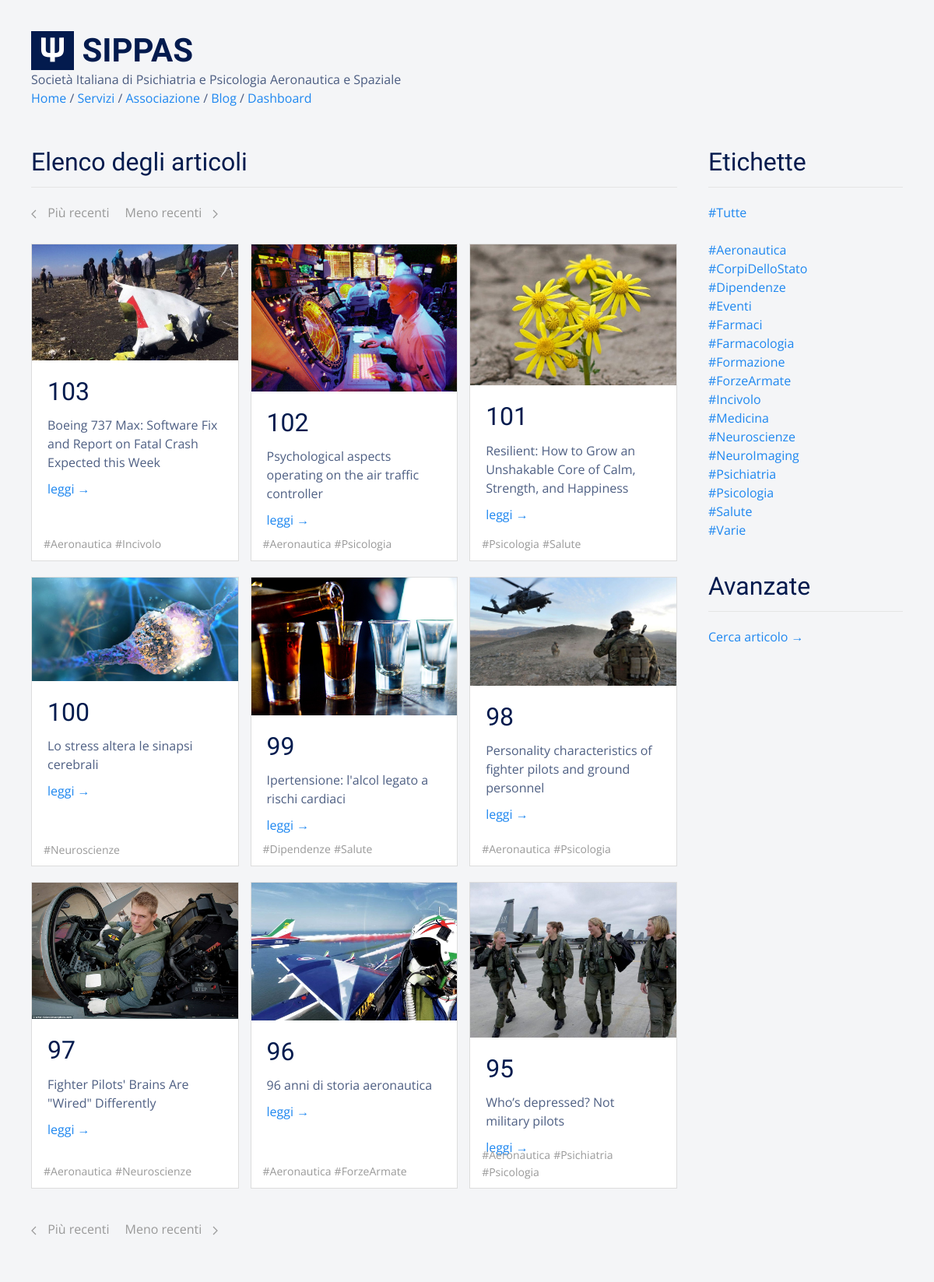
/blog/, run on an earlier commit of the app's database.
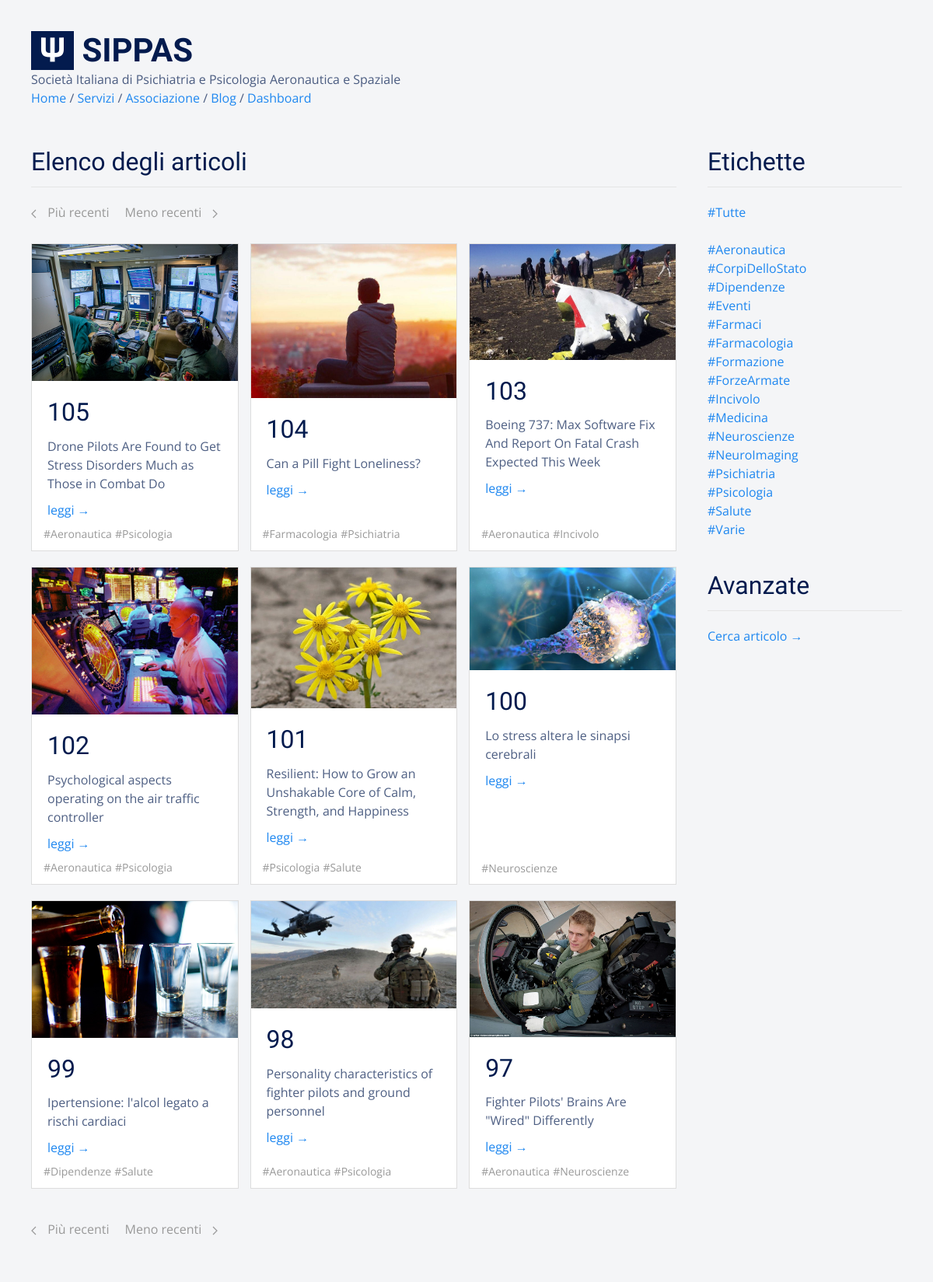
And on a later commit of the database.
### tables this page shows
CREATE TABLE "posts" (
  "id" integer NOT NULL,
  "title" text,
  "body" TEXT,
  "teaser" text,
  "tags" TEXT,
  "is_sticky" integer,
  "author" text,
  "created_at" TEXT,
  "updated_at" text,
  "published_at" TEXT,
  PRIMARY KEY ("id")
);

### flaskApp/blueprints/blog/routes.py (the view)
@bp_blog.route("/")
@cache.cached()
def posts():
  posts = query_db('SELECT * FROM posts ORDER BY id DESC LIMIT {}'.format(BLOG_PAGE_SIZE))
  return render_template(
    "blog/posts.html",
    posts=posts,
    tags=TAGS,
    pagination="blog/posts_pagination.html"
  )

### flaskApp/db/sqlite.py (called while the page is built)
def dict_factory(cursor, row):
  d = {}
  for idx, col in enumerate(cursor.description):
    d[col[0]] = row[idx]
  return d

def get_db():
  if "db" not in g:
    g.db = sqlite3.connect(
      db_path,
      detect_types=sqlite3.PARSE_DECLTYPES,
      isolation_level="DEFERRED"
    )
    g.db.cursor().execute("PRAGMA journal_mode=WAL")
    g.db.row_factory = dict_factory
  return g.db

def query_db(query, args=(), one=False):
  with closing(get_db().cursor().execute(query, args)) as cur:
    rv = cur.fetchall()
    return (rv[0] if rv else None) if one else rv

### flaskApp/blueprints/blog/templates/blog/posts.html
{% extends 'base.html' %}
{% block content %}
<div class="uk-section">
  <div class="uk-container">
    <div class="uk-grid">
      <div class="uk-width-3-4@s">
        <h2 class="uk-heading-divider">Elenco degli articoli</h2>
        {% if posts %}
        <div class="uk-margin">
          {% include pagination %}
        </div>
        {% include 'blog/posts_list.html' %}
        {% else %}
        <div class="uk-margin">
          Nessun articolo trovato.
        </div>
        {% endif %}
      </div>
      <div class="uk-width-expand">
        <div>
          <h2 class="uk-heading-divider">Etichette</h2>
          {% include 'blog/tags_list.html' %}
          <h2 class="uk-heading-divider uk-margin-medium-top">Avanzate</h2>
          <div class="uk-margin">
            <a href="{{ url_for('blog.posts_search') }}">Cerca articolo &rarr;</a>
          </div>
        </div>
      </div>
    </div>
    {% if posts %}
    <div class="uk-margin">
      {% include pagination %}
    </div>
    {% endif %}
  </div>
</div>
{% endblock %}

### flaskApp/blueprints/blog/templates/blog/posts_list.html
<div class="uk-grid uk-grid-match uk-grid-small">
  {% for p in posts %}
  <div class="uk-width-1-2@s uk-width-1-3@l uk-margin-bottom">
    <div class="uk-card uk-card-default uk-card-small uk-margin">
      {% if p.teaser %}
      <div class="uk-card-media-top">
        <img src="{{ url_for('static', filename='blog/' + p.teaser | replace('#', p.id | string)) }}" />
      </div>
      {% endif %}
      <div class="uk-card-body">
        <h2 class="uk-margin-remove">{{ p.id }}</h2>
        <p class="uk-margin-small">{{ p.title }}</p>
        <div class="uk-margin-bottom">
          <a href="{{ url_for('blog.view_post', id=p.id) }}">leggi &rarr;</a>
        </div>
        <p class="uk-position-small uk-position-bottom" style="bottom: 10px">
          {% for tag in p.tags.split(' ') %} <a class="uk-text-small uk-text-muted"
            href="{{ url_for('blog.posts_tagged', tag=tag) }}">{{ tag }}</a> {% endfor %}
        </p>
      </div>
    </div>
  </div>
  {% endfor %}
</div>

What changed in the data, as far as the page shows it:
no longer on this page (row unchanged): posts: teaser+id (picture), id "96", title "96 anni di storia aeronautica", tag "#Aeronautica" "#ForzeArmate", shown under "Elenco degli articoli"
no longer on this page (row unchanged): posts: teaser+id (picture), id "95", title "Who’s depressed? Not military pilots", tag "#Aeronautica" "#Psichiatria" "#Psicologia", shown under "Elenco degli articoli"
added posts: teaser+id (picture), id "105", title "Drone Pilots Are Found to Get Stress Disorders Much as Those in Combat Do", tag "#Aeronautica" "#Psicologia", shown under "Elenco degli articoli"
added posts: teaser+id (picture), id "104", title "Can a Pill Fight Loneliness?", tag "#Farmacologia" "#Psichiatria", shown under "Elenco degli articoli"
changed posts id 103: title "Boeing 737 Max: Software Fix and Report on Fatal Crash Expected this Week" → "Boeing 737: Max Software Fix And Report On Fatal Crash Expected This Week"
